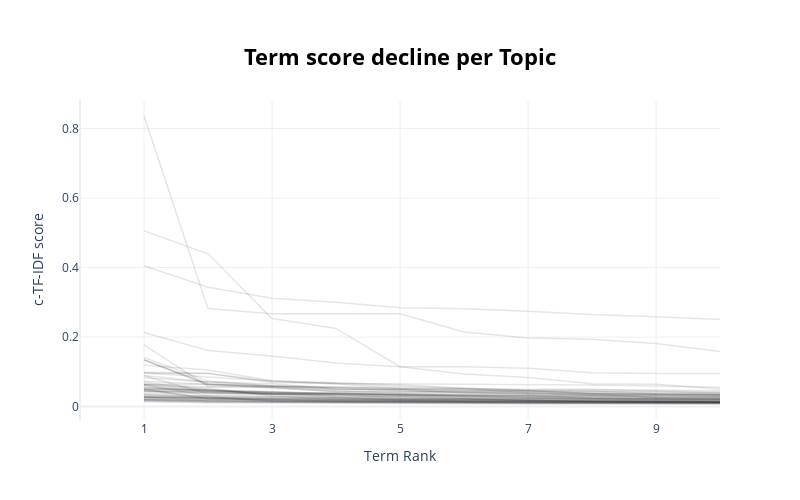

Notebook cell for this chart:
### Code cell
# Visualize term rank decrease
topic_model.visualize_term_rank()

### Figure 1 — Plotly figure (JSON) as saved in the notebook; plotly's stock layout.template omitted (floating-point values rounded to 4 significant figures)
{"data": [{"hovertext": "<b>Topic -1</b>:stock_company_market_year_buy_shar", "line": {"color": "black", "width": 1.5}, "mode": "lines+lines", "name": "", "opacity": 0.1, "type": "scatter", "x": [1, 2, 3, 4, 5, 6, 7, 8, 9, 10], "y": [0.01494, 0.01116, 0.01039, 0.009378, 0.008996, 0.008688, 0.008309, 0.008242, 0.008216, 0.007449]}, {"hovertext": "<b>Topic 0</b>:home_lowe_lowes_associate_community", "line": {"color": "black", "width": 1.5}, "mode": "lines+lines", "name": "", "opacity": 0.1, "type": "scatter", "x": [1, 2, 3, 4, 5, 6, 7, 8, 9, 10], "y": [0.02849, 0.02405, 0.02111, 0.01864, 0.01738, 0.01695, 0.01553, 0.01517, 0.01498, 0.01394]}, {"hovertext": "<b>Topic 1</b>:home_depot_improvement_retailer_202", "line": {"color": "black", "width": 1.5}, "mode": "lines+lines", "name": "", "opacity": 0.1, "type": "scatter", "x": [1, 2, 3, 4, 5, 6, 7, 8, 9, 10], "y": [0.06212, 0.05248, 0.03032, 0.02054, 0.02051, 0.02012, 0.01835, 0.01663, 0.01645, 0.01446]}, {"hovertext": "<b>Topic 2</b>:costco_retailer_wholesale_costcos_w", "line": {"color": "black", "width": 1.5}, "mode": "lines+lines", "name": "", "opacity": 0.1, "type": "scatter", "x": [1, 2, 3, 4, 5, 6, 7, 8, 9, 10], "y": [0.06185, 0.03109, 0.03082, 0.02616, 0.02559, 0.02211, 0.01854, 0.01823, 0.01705, 0.01621]}, {"hovertext": "<b>Topic 3</b>:walmart_retail_sale_stock_retailer_", "line": {"color": "black", "width": 1.5}, "mode": "lines+lines", "name": "", "opacity": 0.1, "type": "scatter", "x": [1, 2, 3, 4, 5, 6, 7, 8, 9, 10], "y": [0.02588, 0.01674, 0.01313, 0.01284, 0.01216, 0.01207, 0.0109, 0.01085, 0.0104, 0.01027]}, {"hovertext": "<b>Topic 4</b>:insider_analyst_tiprankscom_report_", "line": {"color": "black", "width": 1.5}, "mode": "lines+lines", "name": "", "opacity": 0.1, "type": "scatter", "x": [1, 2, 3, 4, 5, 6, 7, 8, 9, 10], "y": [0.04401, 0.04101, 0.03651, 0.0359, 0.03156, 0.03067, 0.03063, 0.03015, 0.02988, 0.02984]}, {"hovertext": "<b>Topic 5</b>:dividend_yield_income_stock_growth_", "line": {"color": "black", "width": 1.5}, "mode": "lines+lines", "name": "", "opacity": 0.1, "type": "scatter", "x": [1, 2, 3, 4, 5, 6, 7, 8, 9, 10], "y": [0.05047, 0.02085, 0.01745, 0.01717, 0.01509, 0.01458, 0.0135, 0.01268, 0.01204, 0.01179]}, {"hovertext": "<b>Topic 6</b>:percent_per_billion_bln_rttnew_shar", "line": {"color": "black", "width": 1.5}, "mode": "lines+lines", "name": "", "opacity": 0.1, "type": "scatter", "x": [1, 2, 3, 4, 5, 6, 7, 8, 9, 10], "y": [0.06425, 0.05651, 0.05579, 0.04561, 0.03942, 0.03748, 0.03745, 0.03624, 0.03299, 0.0309]}, {"hovertext": "<b>Topic 7</b>:inflation_rate_buy_stock_market_goo", "line": {"color": "black", "width": 1.5}, "mode": "lines+lines", "name": "", "opacity": 0.1, "type": "scatter", "x": [1, 2, 3, 4, 5, 6, 7, 8, 9, 10], "y": [0.01877, 0.01395, 0.01353, 0.01316, 0.01123, 0.01099, 0.009802, 0.009614, 0.00937, 0.009182]}, {"hovertext": "<b>Topic 8</b>:break_deliver_wwwmarketwatchcom_tap", "line": {"color": "black", "width": 1.5}, "mode": "lines+lines", "name": "", "opacity": 0.1, "type": "scatter", "x": [1, 2, 3, 4, 5, 6, 7, 8, 9, 10], "y": [0.4054, 0.3433, 0.312, 0.3001, 0.2846, 0.2817, 0.2746, 0.2646, 0.2588, 0.2509]}, {"hovertext": "<b>Topic 9</b>:benzingacom_originally_appear_artic", "line": {"color": "black", "width": 1.5}, "mode": "lines+lines", "name": "", "opacity": 0.1, "type": "scatter", "x": [1, 2, 3, 4, 5, 6, 7, 8, 9, 10], "y": [0.5056, 0.4396, 0.2535, 0.2248, 0.1146, 0.0938, 0.08334, 0.06567, 0.06394, 0.05093]}, {"hovertext": "<b>Topic 10</b>:estimate_earning_zack_consensus_ch", "line": {"color": "black", "width": 1.5}, "mode": "lines+lines", "name": "", "opacity": 0.1, "type": "scatter", "x": [1, 2, 3, 4, 5, 6, 7, 8, 9, 10], "y": [0.05495, 0.04331, 0.04077, 0.03902, 0.03341, 0.0282, 0.02392, 0.02366, 0.02218, 0.02036]}, {"hovertext": "<b>Topic 11</b>:52_week_quarter_ago_end_rating_ep_", "line": {"color": "black", "width": 1.5}, "mode": "lines+lines", "name": "", "opacity": 0.1, "type": "scatter", "x": [1, 2, 3, 4, 5, 6, 7, 8, 9, 10], "y": [0.07316, 0.06395, 0.05254, 0.04307, 0.04286, 0.04275, 0.04217, 0.04186, 0.04108, 0.04092]}, {"hovertext": "<b>Topic 12</b>:housing_home_depot_market_mortgage", "line": {"color": "black", "width": 1.5}, "mode": "lines+lines", "name": "", "opacity": 0.1, "type": "scatter", "x": [1, 2, 3, 4, 5, 6, 7, 8, 9, 10], "y": [0.03503, 0.02943, 0.01565, 0.01524, 0.01438, 0.01311, 0.01295, 0.01264, 0.01255, 0.01181]}, {"hovertext": "<b>Topic 13</b>:stock_chart_market_buy_not_bear_lo", "line": {"color": "black", "width": 1.5}, "mode": "lines+lines", "name": "", "opacity": 0.1, "type": "scatter", "x": [1, 2, 3, 4, 5, 6, 7, 8, 9, 10], "y": [0.01809, 0.01736, 0.01532, 0.01203, 0.01125, 0.01123, 0.01106, 0.01011, 0.01002, 0.009798]}, {"hovertext": "<b>Topic 14</b>:pre_target_share_price_rise_fall_m", "line": {"color": "black", "width": 1.5}, "mode": "lines+lines", "name": "", "opacity": 0.1, "type": "scatter", "x": [1, 2, 3, 4, 5, 6, 7, 8, 9, 10], "y": [0.119, 0.1056, 0.07467, 0.06906, 0.06313, 0.05271, 0.04637, 0.03683, 0.02617, 0.02553]}, {"hovertext": "<b>Topic 15</b>:buy_stock_not_one_company_pemic_co", "line": {"color": "black", "width": 1.5}, "mode": "lines+lines", "name": "", "opacity": 0.1, "type": "scatter", "x": [1, 2, 3, 4, 5, 6, 7, 8, 9, 10], "y": [0.01431, 0.01319, 0.01296, 0.01205, 0.009412, 0.008802, 0.008636, 0.008575, 0.008553, 0.008466]}, {"hovertext": "<b>Topic 16</b>:estimate_change_value_zack_consens", "line": {"color": "black", "width": 1.5}, "mode": "lines+lines", "name": "", "opacity": 0.1, "type": "scatter", "x": [1, 2, 3, 4, 5, 6, 7, 8, 9, 10], "y": [0.05514, 0.04715, 0.04013, 0.03917, 0.03696, 0.03137, 0.0262, 0.02394, 0.02182, 0.02169]}, {"hovertext": "<b>Topic 17</b>:chip_stock_blue_company_year_share", "line": {"color": "black", "width": 1.5}, "mode": "lines+lines", "name": "", "opacity": 0.1, "type": "scatter", "x": [1, 2, 3, 4, 5, 6, 7, 8, 9, 10], "y": [0.01953, 0.01753, 0.01642, 0.01446, 0.01388, 0.01328, 0.01181, 0.01099, 0.01054, 0.01049]}, {"hovertext": "<b>Topic 18</b>:costco_membership_zack_sale_report", "line": {"color": "black", "width": 1.5}, "mode": "lines+lines", "name": "", "opacity": 0.1, "type": "scatter", "x": [1, 2, 3, 4, 5, 6, 7, 8, 9, 10], "y": [0.02793, 0.02215, 0.02023, 0.01913, 0.01783, 0.01782, 0.01683, 0.01641, 0.0156, 0.0153]}, {"hovertext": "<b>Topic 19</b>:zack_research_investment_free_anal", "line": {"color": "black", "width": 1.5}, "mode": "lines+lines", "name": "", "opacity": 0.1, "type": "scatter", "x": [1, 2, 3, 4, 5, 6, 7, 8, 9, 10], "y": [0.02886, 0.02806, 0.02558, 0.02533, 0.02177, 0.02104, 0.01924, 0.01359, 0.01284, 0.01279]}, {"hovertext": "<b>Topic 20</b>:hour_share_fall_death_report_tradi", "line": {"color": "black", "width": 1.5}, "mode": "lines+lines", "name": "", "opacity": 0.1, "type": "scatter", "x": [1, 2, 3, 4, 5, 6, 7, 8, 9, 10], "y": [0.04319, 0.04107, 0.0358, 0.03253, 0.02991, 0.02472, 0.02454, 0.02361, 0.0218, 0.02109]}, {"hovertext": "<b>Topic 21</b>:costco_cost_membership_inflation_s", "line": {"color": "black", "width": 1.5}, "mode": "lines+lines", "name": "", "opacity": 0.1, "type": "scatter", "x": [1, 2, 3, 4, 5, 6, 7, 8, 9, 10], "y": [0.04841, 0.02539, 0.01774, 0.01573, 0.0152, 0.01368, 0.01347, 0.01289, 0.01289, 0.01255]}, {"hovertext": "<b>Topic 22</b>:depot_home_zack_rank_industry_esti", "line": {"color": "black", "width": 1.5}, "mode": "lines+lines", "name": "", "opacity": 0.1, "type": "scatter", "x": [1, 2, 3, 4, 5, 6, 7, 8, 9, 10], "y": [0.03839, 0.03753, 0.03661, 0.0293, 0.02866, 0.0262, 0.02578, 0.02183, 0.01896, 0.01844]}, {"hovertext": "<b>Topic 23</b>:inc_fall_close_settle_gain_drop_an", "line": {"color": "black", "width": 1.5}, "mode": "lines+lines", "name": "", "opacity": 0.1, "type": "scatter", "x": [1, 2, 3, 4, 5, 6, 7, 8, 9, 10], "y": [0.05906, 0.04402, 0.0364, 0.03461, 0.02432, 0.02424, 0.02278, 0.02073, 0.01961, 0.01866]}, {"hovertext": "<b>Topic 24</b>:costco_sale_marketwatchcom_pulse_b", "line": {"color": "black", "width": 1.5}, "mode": "lines+lines", "name": "", "opacity": 0.1, "type": "scatter", "x": [1, 2, 3, 4, 5, 6, 7, 8, 9, 10], "y": [0.08908, 0.07041, 0.05914, 0.05464, 0.05464, 0.05089, 0.04966, 0.04955, 0.04533, 0.04084]}, {"hovertext": "<b>Topic 25</b>:analyst_rating_lowe_typically_with", "line": {"color": "black", "width": 1.5}, "mode": "lines+lines", "name": "", "opacity": 0.1, "type": "scatter", "x": [1, 2, 3, 4, 5, 6, 7, 8, 9, 10], "y": [0.1339, 0.06337, 0.05983, 0.04958, 0.04772, 0.03954, 0.03593, 0.03514, 0.03447, 0.0344]}, {"hovertext": "<b>Topic 26</b>:fund_etf_index_etfs_asset_vanguard", "line": {"color": "black", "width": 1.5}, "mode": "lines+lines", "name": "", "opacity": 0.1, "type": "scatter", "x": [1, 2, 3, 4, 5, 6, 7, 8, 9, 10], "y": [0.07021, 0.04848, 0.03467, 0.02654, 0.0192, 0.01874, 0.01812, 0.01676, 0.01656, 0.01526]}, {"hovertext": "<b>Topic 27</b>:per_story_write_expect_roboeddy_ea", "line": {"color": "black", "width": 1.5}, "mode": "lines+lines", "name": "", "opacity": 0.1, "type": "scatter", "x": [1, 2, 3, 4, 5, 6, 7, 8, 9, 10], "y": [0.09666, 0.08577, 0.07394, 0.06633, 0.06524, 0.06516, 0.06491, 0.06222, 0.0595, 0.05531]}, {"hovertext": "<b>Topic 28</b>:hydrogen_plug_power_cell_fuel_ener", "line": {"color": "black", "width": 1.5}, "mode": "lines+lines", "name": "", "opacity": 0.1, "type": "scatter", "x": [1, 2, 3, 4, 5, 6, 7, 8, 9, 10], "y": [0.04989, 0.04902, 0.04145, 0.03073, 0.02956, 0.02439, 0.01733, 0.01452, 0.01419, 0.01319]}, {"hovertext": "<b>Topic 29</b>:moodys_periodic_bei_lesen_artikel_", "line": {"color": "black", "width": 1.5}, "mode": "lines+lines", "name": "", "opacity": 0.1, "type": "scatter", "x": [1, 2, 3, 4, 5, 6, 7, 8, 9, 10], "y": [0.836, 0.2822, 0.2673, 0.2673, 0.2673, 0.2149, 0.1972, 0.1936, 0.1817, 0.1584]}, {"hovertext": "<b>Topic 30</b>:costco_wholesale_investor_might_le", "line": {"color": "black", "width": 1.5}, "mode": "lines+lines", "name": "", "opacity": 0.1, "type": "scatter", "x": [1, 2, 3, 4, 5, 6, 7, 8, 9, 10], "y": [0.03384, 0.03043, 0.02763, 0.02508, 0.0228, 0.02155, 0.02136, 0.02107, 0.02107, 0.0201]}, {"hovertext": "<b>Topic 31</b>:stock_year_share_earning_forecast_", "line": {"color": "black", "width": 1.5}, "mode": "lines+lines", "name": "", "opacity": 0.1, "type": "scatter", "x": [1, 2, 3, 4, 5, 6, 7, 8, 9, 10], "y": [0.01864, 0.0136, 0.01357, 0.01238, 0.01213, 0.01194, 0.01139, 0.01119, 0.01008, 0.009615]}, {"hovertext": "<b>Topic 32</b>:fiscal_depot_zack_hd_estimate_home", "line": {"color": "black", "width": 1.5}, "mode": "lines+lines", "name": "", "opacity": 0.1, "type": "scatter", "x": [1, 2, 3, 4, 5, 6, 7, 8, 9, 10], "y": [0.03251, 0.02627, 0.02405, 0.0231, 0.02234, 0.02212, 0.02046, 0.02034, 0.02016, 0.02012]}, {"hovertext": "<b>Topic 33</b>:analyst_rating_typically_month_pub", "line": {"color": "black", "width": 1.5}, "mode": "lines+lines", "name": "", "opacity": 0.1, "type": "scatter", "x": [1, 2, 3, 4, 5, 6, 7, 8, 9, 10], "y": [0.1351, 0.06657, 0.05564, 0.04282, 0.04222, 0.04185, 0.03661, 0.03268, 0.03242, 0.03206]}, {"hovertext": "<b>Topic 34</b>:analyst_rating_wholesale_within_ty", "line": {"color": "black", "width": 1.5}, "mode": "lines+lines", "name": "", "opacity": 0.1, "type": "scatter", "x": [1, 2, 3, 4, 5, 6, 7, 8, 9, 10], "y": [0.1414, 0.07336, 0.0598, 0.05687, 0.05095, 0.04573, 0.04552, 0.04429, 0.04275, 0.03741]}, {"hovertext": "<b>Topic 35</b>:day_move_enlargesource_courtesy_tr", "line": {"color": "black", "width": 1.5}, "mode": "lines+lines", "name": "", "opacity": 0.1, "type": "scatter", "x": [1, 2, 3, 4, 5, 6, 7, 8, 9, 10], "y": [0.04818, 0.0461, 0.0393, 0.03825, 0.03433, 0.03334, 0.03327, 0.02409, 0.02326, 0.02153]}, {"hovertext": "<b>Topic 36</b>:billion_fcf_sale_repurchase_cost_s", "line": {"color": "black", "width": 1.5}, "mode": "lines+lines", "name": "", "opacity": 0.1, "type": "scatter", "x": [1, 2, 3, 4, 5, 6, 7, 8, 9, 10], "y": [0.02664, 0.02583, 0.02243, 0.02239, 0.02003, 0.01662, 0.01629, 0.01603, 0.01427, 0.01382]}, {"hovertext": "<b>Topic 37</b>:zack_rank_industry_costco_ratio_es", "line": {"color": "black", "width": 1.5}, "mode": "lines+lines", "name": "", "opacity": 0.1, "type": "scatter", "x": [1, 2, 3, 4, 5, 6, 7, 8, 9, 10], "y": [0.04379, 0.04049, 0.03914, 0.03622, 0.03463, 0.03273, 0.03002, 0.02559, 0.02495, 0.02394]}, {"hovertext": "<b>Topic 38</b>:zack_investment_grocery_free_retai", "line": {"color": "black", "width": 1.5}, "mode": "lines+lines", "name": "", "opacity": 0.1, "type": "scatter", "x": [1, 2, 3, 4, 5, 6, 7, 8, 9, 10], "y": [0.02363, 0.02338, 0.02181, 0.02007, 0.01719, 0.01469, 0.01444, 0.01402, 0.01331, 0.01309]}, {"hovertext": "<b>Topic 39</b>:index_fall_future_et_rise_trade_cr", "line": {"color": "black", "width": 1.5}, "mode": "lines+lines", "name": "", "opacity": 0.1, "type": "scatter", "x": [1, 2, 3, 4, 5, 6, 7, 8, 9, 10], "y": [0.05227, 0.04666, 0.03683, 0.03651, 0.0342, 0.03399, 0.03304, 0.03295, 0.02918, 0.02798]}, {"hovertext": "<b>Topic 40</b>:analyst_wholesale_rating_typically", "line": {"color": "black", "width": 1.5}, "mode": "lines+lines", "name": "", "opacity": 0.1, "type": "scatter", "x": [1, 2, 3, 4, 5, 6, 7, 8, 9, 10], "y": [0.1338, 0.06181, 0.05733, 0.0534, 0.04502, 0.04419, 0.04245, 0.03802, 0.03625, 0.03557]}, {"hovertext": "<b>Topic 41</b>:wholesale_costco_per_earning_share", "line": {"color": "black", "width": 1.5}, "mode": "lines+lines", "name": "", "opacity": 0.1, "type": "scatter", "x": [1, 2, 3, 4, 5, 6, 7, 8, 9, 10], "y": [0.08267, 0.07054, 0.06552, 0.05086, 0.04954, 0.04896, 0.04572, 0.04471, 0.03724, 0.0364]}, {"hovertext": "<b>Topic 42</b>:bln_percent_billion_vs_last_rttnew", "line": {"color": "black", "width": 1.5}, "mode": "lines+lines", "name": "", "opacity": 0.1, "type": "scatter", "x": [1, 2, 3, 4, 5, 6, 7, 8, 9, 10], "y": [0.09893, 0.09563, 0.06903, 0.06734, 0.05871, 0.05319, 0.04797, 0.04756, 0.04713, 0.04609]}, {"hovertext": "<b>Topic 43</b>:research_zack_vote_aid_free_indust", "line": {"color": "black", "width": 1.5}, "mode": "lines+lines", "name": "", "opacity": 0.1, "type": "scatter", "x": [1, 2, 3, 4, 5, 6, 7, 8, 9, 10], "y": [0.02748, 0.02642, 0.02401, 0.021, 0.01957, 0.01812, 0.01792, 0.01743, 0.01742, 0.01736]}, {"hovertext": "<b>Topic 44</b>:qraft_amom_inc_etf_fund_holding_st", "line": {"color": "black", "width": 1.5}, "mode": "lines+lines", "name": "", "opacity": 0.1, "type": "scatter", "x": [1, 2, 3, 4, 5, 6, 7, 8, 9, 10], "y": [0.06416, 0.06416, 0.05877, 0.05509, 0.05166, 0.04613, 0.04544, 0.03846, 0.03552, 0.0338]}, {"hovertext": "<b>Topic 45</b>:growth_dividend_stock_company_flow", "line": {"color": "black", "width": 1.5}, "mode": "lines+lines", "name": "", "opacity": 0.1, "type": "scatter", "x": [1, 2, 3, 4, 5, 6, 7, 8, 9, 10], "y": [0.02209, 0.02193, 0.01996, 0.01678, 0.01512, 0.01497, 0.01384, 0.01378, 0.01323, 0.01227]}, {"hovertext": "<b>Topic 46</b>:insider_tiprank_depot_fadem_home_c", "line": {"color": "black", "width": 1.5}, "mode": "lines+lines", "name": "", "opacity": 0.1, "type": "scatter", "x": [1, 2, 3, 4, 5, 6, 7, 8, 9, 10], "y": [0.08877, 0.03679, 0.03635, 0.03361, 0.03135, 0.02799, 0.0272, 0.02715, 0.02475, 0.02434]}, {"hovertext": "<b>Topic 47</b>:open_store_easter_memorial_sunday_", "line": {"color": "black", "width": 1.5}, "mode": "lines+lines", "name": "", "opacity": 0.1, "type": "scatter", "x": [1, 2, 3, 4, 5, 6, 7, 8, 9, 10], "y": [0.2132, 0.1613, 0.1456, 0.1254, 0.1146, 0.1144, 0.1105, 0.09734, 0.09497, 0.09497]}, {"hovertext": "<b>Topic 48</b>:zack_industry_rank_ratio_estimate_", "line": {"color": "black", "width": 1.5}, "mode": "lines+lines", "name": "", "opacity": 0.1, "type": "scatter", "x": [1, 2, 3, 4, 5, 6, 7, 8, 9, 10], "y": [0.04746, 0.04354, 0.04254, 0.038, 0.03692, 0.03293, 0.03061, 0.03022, 0.02626, 0.02519]}, {"hovertext": "<b>Topic 49</b>:staple_food_consumer_chef_product_", "line": {"color": "black", "width": 1.5}, "mode": "lines+lines", "name": "", "opacity": 0.1, "type": "scatter", "x": [1, 2, 3, 4, 5, 6, 7, 8, 9, 10], "y": [0.02586, 0.02347, 0.02065, 0.01549, 0.01463, 0.01425, 0.01369, 0.01346, 0.01344, 0.01217]}, {"hovertext": "<b>Topic 50</b>:death_case_fall_share_trade_rise_w", "line": {"color": "black", "width": 1.5}, "mode": "lines+lines", "name": "", "opacity": 0.1, "type": "scatter", "x": [1, 2, 3, 4, 5, 6, 7, 8, 9, 10], "y": [0.06345, 0.04712, 0.04306, 0.03455, 0.03298, 0.03048, 0.03031, 0.02987, 0.02887, 0.02754]}, {"hovertext": "<b>Topic 51</b>:brokerage_abr_recommendation_rank_", "line": {"color": "black", "width": 1.5}, "mode": "lines+lines", "name": "", "opacity": 0.1, "type": "scatter", "x": [1, 2, 3, 4, 5, 6, 7, 8, 9, 10], "y": [0.09563, 0.09523, 0.07307, 0.06482, 0.05235, 0.05133, 0.04011, 0.03307, 0.03274, 0.03014]}, {"hovertext": "<b>Topic 52</b>:gme_stock_gamestop_market_madness_", "line": {"color": "black", "width": 1.5}, "mode": "lines+lines", "name": "", "opacity": 0.1, "type": "scatter", "x": [1, 2, 3, 4, 5, 6, 7, 8, 9, 10], "y": [0.0202, 0.0176, 0.01726, 0.01683, 0.01602, 0.01547, 0.0136, 0.01339, 0.01245, 0.01237]}, {"hovertext": "<b>Topic 53</b>:recall_plastic_hammock_product_hep", "line": {"color": "black", "width": 1.5}, "mode": "lines+lines", "name": "", "opacity": 0.1, "type": "scatter", "x": [1, 2, 3, 4, 5, 6, 7, 8, 9, 10], "y": [0.1776, 0.05796, 0.05704, 0.04877, 0.04848, 0.03992, 0.03983, 0.03697, 0.03697, 0.03511]}], "layout": {"height": 500, "hoverlabel": {"bgcolor": "white", "font": {"family": "Rockwell", "size": 16}}, "showlegend": false, "title": {"font": {"color": "Black", "size": 22}, "text": "<b>Term score decline per Topic</b>", "x": 0.5, "xanchor": "center", "y": 0.9, "yanchor": "top"}, "width": 800, "xaxis": {"dtick": 2, "range": [0, 10], "tick0": 1, "title": {"text": "Term Rank"}}, "yaxis": {"title": {"text": "c-TF-IDF score"}}}}
